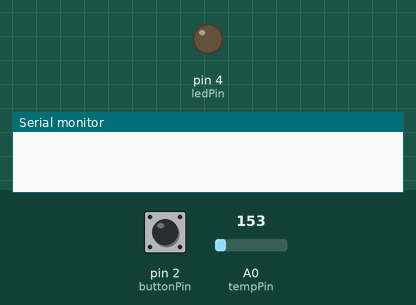
A sketch run on a simulated Arduino Uno, built with avr-gcc and run on an emulated ATmega328P. On the bench: output pins drawn as LEDs (lit = HIGH), the last lines printed to the serial monitor. The inputs (shaded band) are chosen by the test bench; at power-on: pin 2 (buttonPin) HIGH, A0 (tempPin) = 153.

Above: at 1.2 s.
1.3 s: pin 2 (buttonPin) pulled LOW for 0.15 s
3.4 s: A0 (tempPin) set to 186
4.9 s: A0 (tempPin) set to 215
At 6.1 s:
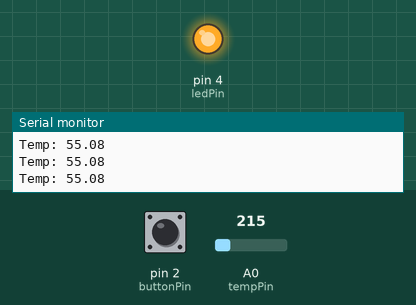
6.4 s: A0 (tempPin) set to 191
At 7.5 s:
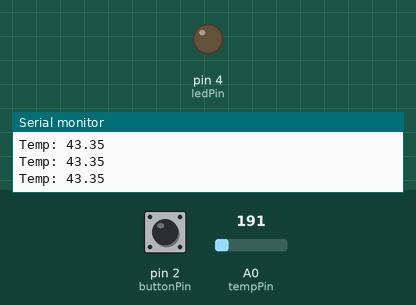
7.9 s: A0 (tempPin) set to 221
At 8.7 s:
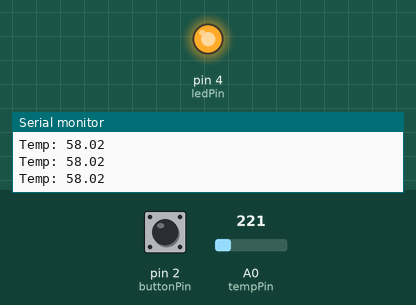
9.4 s: pin 2 (buttonPin) pulled LOW for 0.15 s
Timing chart, 0 to 12.4 s (numbered marks = the images above; inputs shaded):
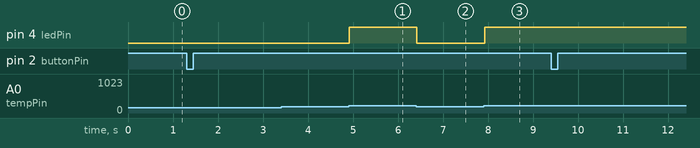

Measured:
- the behaviour switches between 204 and 205 on A0 (tempPin) (found by bisection; images 0 and 1)
- after the input at 4.9 s, pin 4 (ledPin): LOW → HIGH at once
- after the input at 6.4 s, pin 4 (ledPin): HIGH → LOW at once
- after the input at 7.9 s, pin 4 (ledPin): LOW → HIGH at once

The sketch:

epic_rottis1.ino
```cpp
// C++ code
const int tempPin = A0;
const int ledPin = 4;
const int buttonPin = 2;

bool circuitEnabled = false;
unsigned long circuitStartTime = 0;
unsigned long ledStartTime = 0;
bool ledOn = false;
const int tempThreshold = 50;

void setup() {
  pinMode(ledPin, OUTPUT);
  pinMode(buttonPin, INPUT_PULLUP);
  digitalWrite(ledPin, LOW);
  Serial.begin(9600);
}

void loop() {
  if (digitalRead(buttonPin) == LOW) {
    delay(200);
    circuitEnabled = true;
    circuitStartTime = millis();
  }

  if (circuitEnabled) {
    unsigned long currentTime = millis();

    int sensorValue = analogRead(tempPin);
    float voltage = sensorValue * (5.0 / 1023.0);
    float temperatureC = (voltage - 0.5) * 100.0;

    Serial.print("Temp: ");
    Serial.println(temperatureC);

    if (temperatureC > tempThreshold) {
      digitalWrite(ledPin, HIGH);
      ledStartTime = currentTime;
      ledOn = true;
    }

    if (temperatureC <= tempThreshold && ledOn) {
      digitalWrite(ledPin, LOW);
      ledOn = false;
    }

    if ((currentTime - circuitStartTime >= 10000) && !ledOn) {
      circuitEnabled = false;
      digitalWrite(ledPin, LOW);
    }
  } else {
    digitalWrite(ledPin, LOW);
  }
}
```
